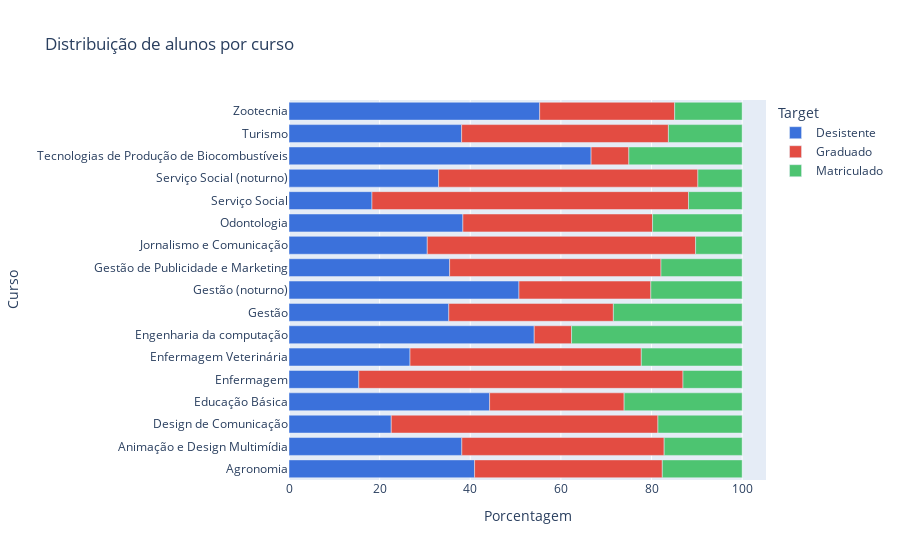

Notebook source saved alongside this figure:
### Markdown cell above
**Impacto da bolsa:** A bolsa de estudos parece ter um impacto positivo na conclusão do curso, visto que a proporção de graduados entre os bolsistas é maior do que entre os não bolsistas.

**Fatores de evasão:** A alta taxa de desistência entre os não bolsistas sugere que fatores socioeconômicos podem influenciar a evasão. É crucial investigar outros fatores, como dados demográficos e trajetória acadêmica, para entender melhor as causas da desistência.

### Code cell
contagem_curso_target = (
    df_students.groupby(["Curso", "Target"]).size().reset_index(name="Contagem")
)
contagem_curso_target["Porcentagem"] = contagem_curso_target.groupby("Curso")["Contagem"].transform(
    lambda x: (x / x.sum()) * 100
)

fig_curso_target = px.bar(
    contagem_curso_target,
    y="Curso",
    x="Porcentagem",
    title="Distribuição de alunos por curso",
    color="Target",
    orientation="h",
    color_discrete_map=color_dict
)

fig_curso_target.show()

### Figure 1 — Plotly figure (JSON) as saved in the notebook; plotly's stock layout.template omitted (floating-point values rounded to 4 significant figures)
{"data": [{"alignmentgroup": "True", "hovertemplate": "Target=Desistente<br>Porcentagem=%{x}<br>Curso=%{y}<extra></extra>", "legendgroup": "Desistente", "marker": {"color": "#3b71db", "pattern": {"shape": ""}}, "name": "Desistente", "offsetgroup": "Desistente", "orientation": "h", "showlegend": true, "textposition": "auto", "type": "bar", "x": [40.95, 38.14, 22.57, 44.27, 15.4, 26.71, 54.12, 35.26, 50.75, 35.45, 30.51, 38.37, 18.31, 33.02, 66.67, 38.1, 55.32], "xaxis": "x", "y": ["Agronomia", "Animação e Design Multimídia", "Design de Comunicação", "Educação Básica", "Enfermagem", "Enfermagem Veterinária", "Engenharia da computação", "Gestão", "Gestão (noturno)", "Gestão de Publicidade e Marketing", "Jornalismo e Comunicação", "Odontologia", "Serviço Social", "Serviço Social (noturno)", "Tecnologias de Produção de Biocombustíveis", "Turismo", "Zootecnia"], "yaxis": "y"}, {"alignmentgroup": "True", "hovertemplate": "Target=Graduado<br>Porcentagem=%{x}<br>Curso=%{y}<extra></extra>", "legendgroup": "Graduado", "marker": {"color": "#e34c42", "pattern": {"shape": ""}}, "name": "Graduado", "offsetgroup": "Graduado", "orientation": "h", "showlegend": true, "textposition": "auto", "type": "bar", "x": [41.43, 44.65, 58.85, 29.69, 71.54, 51.04, 8.235, 36.32, 29.1, 46.64, 59.21, 41.86, 69.86, 57.21, 8.333, 45.63, 29.79], "xaxis": "x", "y": ["Agronomia", "Animação e Design Multimídia", "Design de Comunicação", "Educação Básica", "Enfermagem", "Enfermagem Veterinária", "Engenharia da computação", "Gestão", "Gestão (noturno)", "Gestão de Publicidade e Marketing", "Jornalismo e Comunicação", "Odontologia", "Serviço Social", "Serviço Social (noturno)", "Tecnologias de Produção de Biocombustíveis", "Turismo", "Zootecnia"], "yaxis": "y"}, {"alignmentgroup": "True", "hovertemplate": "Target=Matriculado<br>Porcentagem=%{x}<br>Curso=%{y}<extra></extra>", "legendgroup": "Matriculado", "marker": {"color": "#4dc471", "pattern": {"shape": ""}}, "name": "Matriculado", "offsetgroup": "Matriculado", "orientation": "h", "showlegend": true, "textposition": "auto", "type": "bar", "x": [17.62, 17.21, 18.58, 26.04, 13.05, 22.26, 37.65, 28.42, 20.15, 17.91, 10.27, 19.77, 11.83, 9.767, 25, 16.27, 14.89], "xaxis": "x", "y": ["Agronomia", "Animação e Design Multimídia", "Design de Comunicação", "Educação Básica", "Enfermagem", "Enfermagem Veterinária", "Engenharia da computação", "Gestão", "Gestão (noturno)", "Gestão de Publicidade e Marketing", "Jornalismo e Comunicação", "Odontologia", "Serviço Social", "Serviço Social (noturno)", "Tecnologias de Produção de Biocombustíveis", "Turismo", "Zootecnia"], "yaxis": "y"}], "layout": {"barmode": "relative", "legend": {"title": {"text": "Target"}, "tracegroupgap": 0}, "title": {"text": "Distribuição de alunos por curso"}, "xaxis": {"anchor": "y", "domain": [0, 1], "title": {"text": "Porcentagem"}}, "yaxis": {"anchor": "x", "domain": [0, 1], "title": {"text": "Curso"}}}}
